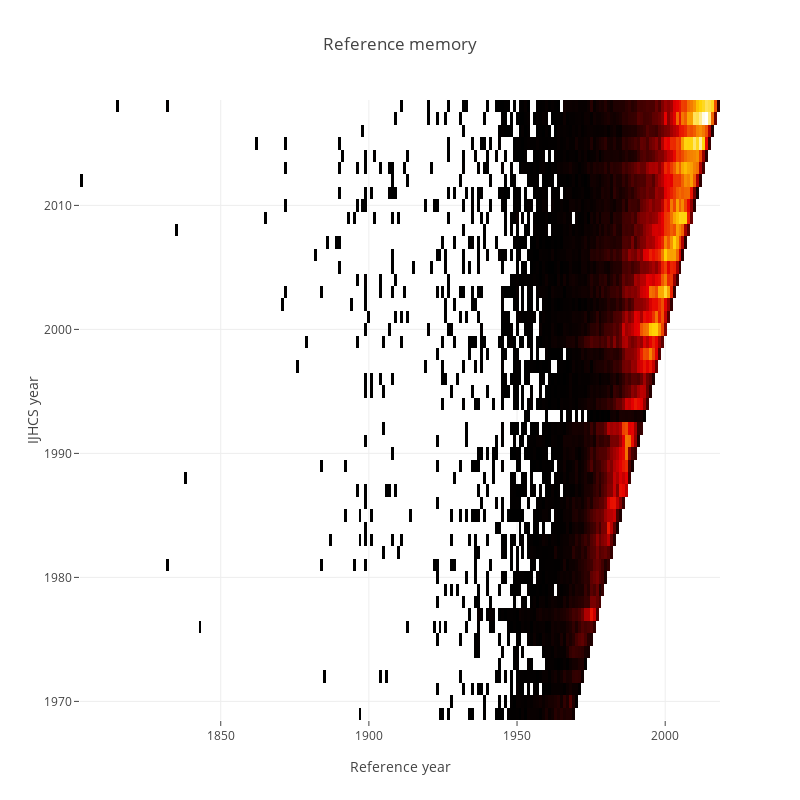

Here is the notebook cell this chart was saved with:
### Code cell
trace0 = go.Heatmap(z=heatmap_df.values.tolist(),
                   x=heatmap_df.columns,
                   y=heatmap_df.index,
                   colorscale='Hot',
                   showscale=False)

layout = dict(title='Reference memory',
              width = 800, height = 800,
              xaxis=dict(title='Reference year'),
              yaxis=dict(title='IJHCS year'))

fig = go.Figure(data=[trace0], layout=layout)
plotly.offline.iplot(fig)
pio.write_image(fig, 'reports/images/ijhcs_reference_memory.png')

### Figure 1 — Plotly figure (JSON) as saved in the notebook; plotly's stock layout.template omitted (floating-point values rounded to 4 significant figures; data arrays with more than 128 entries replaced by an {"elided": "..."} marker saying what was removed)
{"data": [{"colorscale": "Hot", "showscale": false, "type": "heatmap", "uid": "a2f17ddb-d80a-4fb0-88dc-8c36a8821915", "x": {"elided": "216 int values"}, "y": [1969, 1970, 1971, 1972, 1973, 1974, 1975, 1976, 1977, 1978, 1979, 1980, 1981, 1982, 1983, 1984, 1985, 1986, 1987, 1988, 1989, 1990, 1991, 1992, 1993, 1994, 1995, 1996, 1997, 1998, 1999, 2000, 2001, 2002, 2003, 2004, 2005, 2006, 2007, 2008, 2009, 2010, 2011, 2012, 2013, 2014, 2015, 2016, 2017, 2018], "z": {"elided": "50x216 int values"}}], "layout": {"height": 800, "title": "Reference memory", "width": 800, "xaxis": {"title": "Reference year"}, "yaxis": {"title": "IJHCS year"}}}
